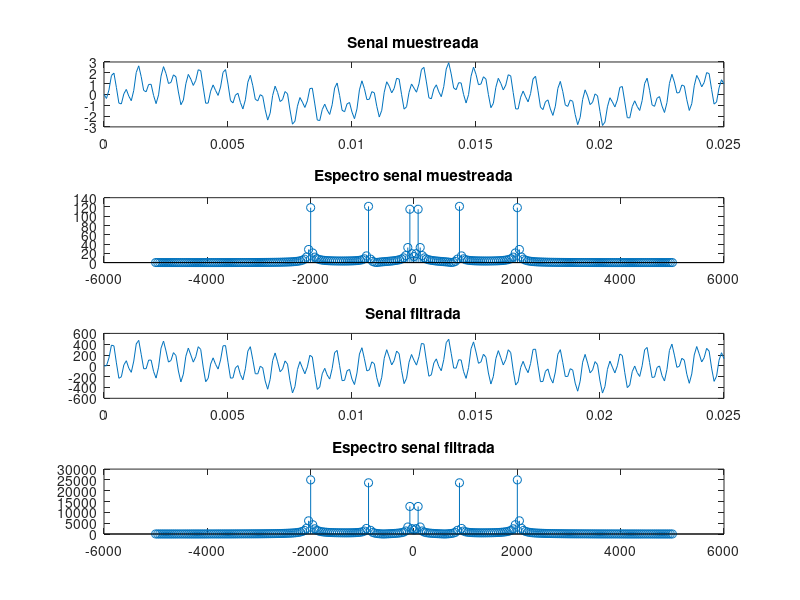

Here is the MATLAB script that generated this plot:
clear;clc;close all;

frecM = 10000;
t = [0:1/frecM:0.025];

sMuestreada = sin(2*pi*880*t)+sin(2*pi*88*t)+sin(2*pi*88000*t);
subplot(4,1,1);
plot(t,sMuestreada);
title('Senal muestreada');

f=linspace(-frecM/2,frecM/2,length(sMuestreada));
espectro_sMuestreada = fftshift(abs(fft(sMuestreada)));
subplot(4,1,2);
stem(f,espectro_sMuestreada);
title('Espectro senal muestreada');

sFiltrada(1)=0;
sFiltrada(2)=0;
for n=3:1:length(sMuestreada)
    sFiltrada(n) = sMuestreada(n)*200-sMuestreada(n-1)*170+sFiltrada(n-1)*1.68-sFiltrada(n-1)*.97;
end
subplot(4,1,3); 
plot(t,sFiltrada);
title('Senal filtrada')

espectro_filtrada = fftshift(abs(fft(sFiltrada)));
subplot(4,1,4);
stem(f,espectro_filtrada);
title('Espectro senal filtrada')